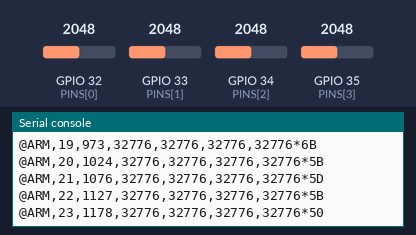
Simulated run of this program. Board: ESP32 board running MicroPython. On the bench: the last lines printed to the serial console. The test bench sets the inputs (shaded band); at power-on: GPIO 32 (PINS[0]) = 2048, GPIO 33 (PINS[1]) = 2048, GPIO 34 (PINS[2]) = 2048, GPIO 35 (PINS[3]) = 2048 (analog values on the 0–4095 scale).

Above: at 1.2 s.
1.3 s: GPIO 32 (PINS[0]) set to 2866
At 1.5 s:
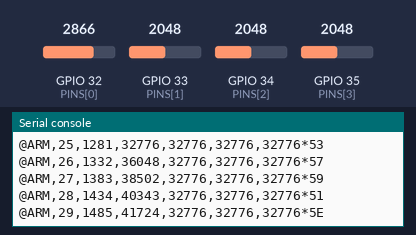
2.8 s: GPIO 33 (PINS[1]) set to 2866
At 2.88 s:
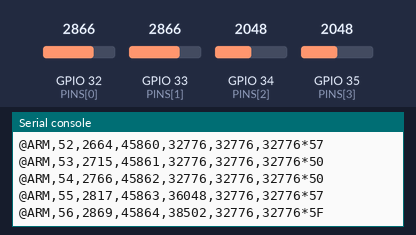
4.3 s: GPIO 34 (PINS[2]) set to 2121
At 4.62 s:
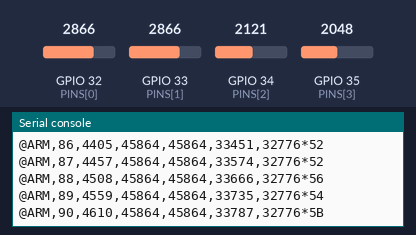
5.8 s: GPIO 35 (PINS[3]) set to 2866
At 6.16 s:
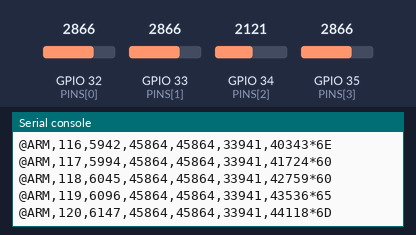
7.3 s: GPIO 34 (PINS[2]) set to 2866
At 7.34 s:
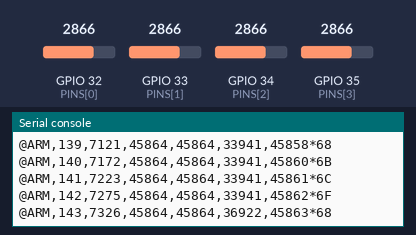
8.8 s: GPIO 32 (PINS[0]) set to 3972
At 9.13 s:
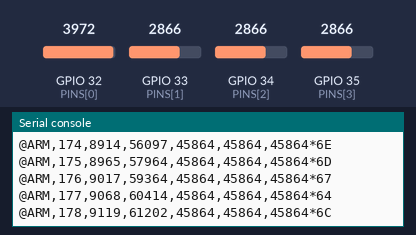
Timing chart, 0 to 11.3 s (numbered marks = the images above; inputs shaded):
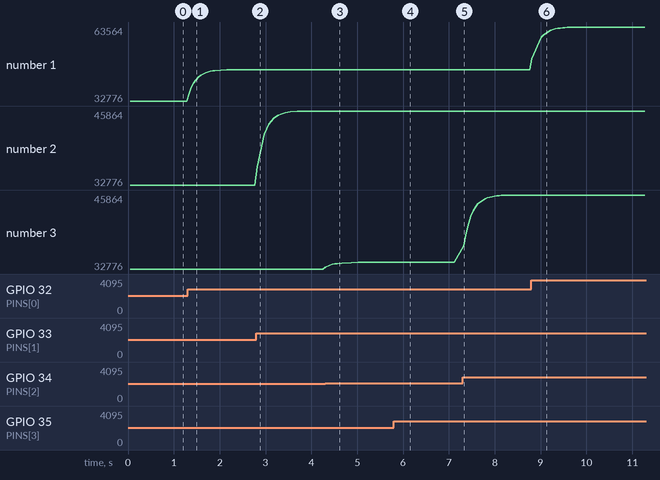

Measured:
- the behaviour switches between 2049 and 2050 on GPIO 34 (PINS[2]) (found by bisection; images 2 and 3)
- after the input at 1.3 s, the serial console: prints a new line at once (image 1)
- plotted number 1: 32776 → 45862 after the input at 1.3 s

The program:

main.py
```python
"""Guardar como main.py en la ESP32 con Thonny (MicroPython, ESP32 clásico).

Cuatro potenciómetros a 3.3 V y GND, cursores en GPIO32, 33, 34 y 35.
La salida USB usa la consola serie de MicroPython a 115200 baudios.
No inicializar UART(0): ese puerto ya está ocupado por la consola de Thonny.
Cerrar Thonny antes de abrir el puerto COM desde la app.
"""

from machine import ADC, Pin
import time


PINS = (32, 33, 34, 35)
PERIOD_MS = 50  # 20 tramas/s


def read_adc(sensor):
    try:
        return sensor.read_u16()
    except AttributeError:
        return sensor.read() * 16  # Firmwares antiguos con ADC de 12 bits.


def build_frame(sequence, ticks_ms, values):
    payload = "ARM,%d,%d,%d,%d,%d,%d" % (
        sequence, ticks_ms, values[0], values[1], values[2], values[3]
    )
    check = 0
    for byte in payload.encode("ascii"):
        check ^= byte
    return "@%s*%02X" % (payload, check)


def main():
    sensors = []
    for pin in PINS:
        adc = ADC(Pin(pin))
        adc.atten(ADC.ATTN_11DB)
        sensors.append(adc)

    # print() ya sale por la consola USB/serie de MicroPython (UART0).
    # Crear UART(0) aqui causa ESP_ERR_INVALID_STATE con algunas versiones.
    filtered = [read_adc(adc) for adc in sensors]
    sequence = 0
    next_send = time.ticks_ms()
    while True:
        now = time.ticks_ms()
        if time.ticks_diff(now, next_send) >= 0:
            for index, sensor in enumerate(sensors):
                raw = read_adc(sensor)
                filtered[index] = (3 * filtered[index] + raw) // 4
            print(build_frame(sequence, now, filtered))
            sequence = (sequence + 1) % 65536
            next_send = time.ticks_add(now, PERIOD_MS)
        time.sleep_ms(5)


if __name__ == "__main__":
    main()
```
